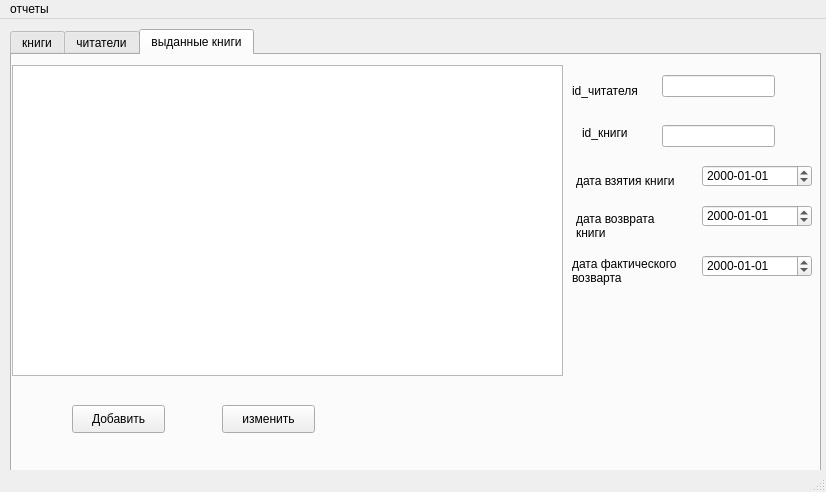
<?xml version="1.0" encoding="UTF-8"?>
<ui version="4.0">
 <class>MainWindow</class>
 <widget class="QMainWindow" name="MainWindow">
  <property name="geometry">
   <rect>
    <x>0</x>
    <y>0</y>
    <width>826</width>
    <height>492</height>
   </rect>
  </property>
  <property name="windowTitle">
   <string>MainWindow</string>
  </property>
  <widget class="QWidget" name="centralwidget">
   <widget class="QTabWidget" name="tabWidget">
    <property name="geometry">
     <rect>
      <x>10</x>
      <y>10</y>
      <width>811</width>
      <height>451</height>
     </rect>
    </property>
    <property name="currentIndex">
     <number>2</number>
    </property>
    <widget class="QWidget" name="books">
     <attribute name="title">
      <string>книги</string>
     </attribute>
     <widget class="QPushButton" name="pushButton">
      <property name="geometry">
       <rect>
        <x>50</x>
        <y>340</y>
        <width>93</width>
        <height>28</height>
       </rect>
      </property>
      <property name="text">
       <string>Добавить</string>
      </property>
     </widget>
     <widget class="QPushButton" name="pushButton_3">
      <property name="geometry">
       <rect>
        <x>330</x>
        <y>340</y>
        <width>93</width>
        <height>28</height>
       </rect>
      </property>
      <property name="text">
       <string>Изменить</string>
      </property>
     </widget>
     <widget class="QPushButton" name="pushButton_2">
      <property name="geometry">
       <rect>
        <x>200</x>
        <y>340</y>
        <width>93</width>
        <height>28</height>
       </rect>
      </property>
      <property name="text">
       <string>Удалить</string>
      </property>
     </widget>
     <widget class="QLabel" name="label">
      <property name="geometry">
       <rect>
        <x>580</x>
        <y>10</y>
        <width>55</width>
        <height>16</height>
       </rect>
      </property>
      <property name="text">
       <string>имя</string>
      </property>
     </widget>
     <widget class="QLineEdit" name="lineEdit">
      <property name="geometry">
       <rect>
        <x>650</x>
        <y>10</y>
        <width>113</width>
        <height>22</height>
       </rect>
      </property>
     </widget>
     <widget class="QLineEdit" name="lineEdit_2">
      <property name="geometry">
       <rect>
        <x>650</x>
        <y>60</y>
        <width>113</width>
        <height>22</height>
       </rect>
      </property>
     </widget>
     <widget class="QLabel" name="label_2">
      <property name="geometry">
       <rect>
        <x>580</x>
        <y>60</y>
        <width>55</width>
        <height>16</height>
       </rect>
      </property>
      <property name="text">
       <string>автор</string>
      </property>
     </widget>
     <widget class="QCheckBox" name="checkBox">
      <property name="geometry">
       <rect>
        <x>600</x>
        <y>150</y>
        <width>141</width>
        <height>20</height>
       </rect>
      </property>
      <property name="text">
       <string>в библиотеке ?</string>
      </property>
      <property name="checkable">
       <bool>true</bool>
      </property>
      <property name="checked">
       <bool>false</bool>
      </property>
     </widget>
     <widget class="QTableWidget" name="tableWidget">
      <property name="geometry">
       <rect>
        <x>10</x>
        <y>10</y>
        <width>551</width>
        <height>311</height>
       </rect>
      </property>
     </widget>
     <widget class="QLabel" name="label_3">
      <property name="geometry">
       <rect>
        <x>580</x>
        <y>100</y>
        <width>55</width>
        <height>16</height>
       </rect>
      </property>
      <property name="text">
       <string>жанр</string>
      </property>
     </widget>
     <widget class="QLineEdit" name="lineEdit_4">
      <property name="geometry">
       <rect>
        <x>650</x>
        <y>100</y>
        <width>113</width>
        <height>22</height>
       </rect>
      </property>
     </widget>
    </widget>
    <widget class="QWidget" name="readers">
     <attribute name="title">
      <string>читатели</string>
     </attribute>
     <widget class="QPushButton" name="pushButton_7">
      <property name="geometry">
       <rect>
        <x>200</x>
        <y>340</y>
        <width>93</width>
        <height>28</height>
       </rect>
      </property>
      <property name="text">
       <string>Удалить</string>
      </property>
     </widget>
     <widget class="QPushButton" name="pushButton_8">
      <property name="geometry">
       <rect>
        <x>50</x>
        <y>340</y>
        <width>93</width>
        <height>28</height>
       </rect>
      </property>
      <property name="text">
       <string>Добавить</string>
      </property>
     </widget>
     <widget class="QPushButton" name="pushButton_9">
      <property name="geometry">
       <rect>
        <x>330</x>
        <y>340</y>
        <width>93</width>
        <height>28</height>
       </rect>
      </property>
      <property name="text">
       <string>Изменить</string>
      </property>
     </widget>
     <widget class="QLineEdit" name="lineEdit_3">
      <property name="geometry">
       <rect>
        <x>650</x>
        <y>20</y>
        <width>113</width>
        <height>22</height>
       </rect>
      </property>
     </widget>
     <widget class="QLabel" name="label_5">
      <property name="geometry">
       <rect>
        <x>580</x>
        <y>20</y>
        <width>55</width>
        <height>16</height>
       </rect>
      </property>
      <property name="text">
       <string>имя</string>
      </property>
     </widget>
     <widget class="QLabel" name="label_6">
      <property name="geometry">
       <rect>
        <x>580</x>
        <y>70</y>
        <width>55</width>
        <height>16</height>
       </rect>
      </property>
      <property name="text">
       <string>адрес</string>
      </property>
     </widget>
     <widget class="QLineEdit" name="lineEdit_7">
      <property name="geometry">
       <rect>
        <x>650</x>
        <y>70</y>
        <width>113</width>
        <height>22</height>
       </rect>
      </property>
     </widget>
     <widget class="QLabel" name="label_7">
      <property name="geometry">
       <rect>
        <x>580</x>
        <y>110</y>
        <width>55</width>
        <height>16</height>
       </rect>
      </property>
      <property name="text">
       <string>телефон</string>
      </property>
     </widget>
     <widget class="QLineEdit" name="lineEdit_8">
      <property name="geometry">
       <rect>
        <x>650</x>
        <y>110</y>
        <width>113</width>
        <height>22</height>
       </rect>
      </property>
     </widget>
     <widget class="QTableWidget" name="tableWidget_2">
      <property name="geometry">
       <rect>
        <x>10</x>
        <y>10</y>
        <width>551</width>
        <height>311</height>
       </rect>
      </property>
     </widget>
    </widget>
    <widget class="QWidget" name="lending_books">
     <attribute name="title">
      <string>выданные книги</string>
     </attribute>
     <widget class="QTableWidget" name="tableWidget_3">
      <property name="geometry">
       <rect>
        <x>0</x>
        <y>10</y>
        <width>551</width>
        <height>311</height>
       </rect>
      </property>
     </widget>
     <widget class="QPushButton" name="pushButton_10">
      <property name="geometry">
       <rect>
        <x>60</x>
        <y>350</y>
        <width>93</width>
        <height>28</height>
       </rect>
      </property>
      <property name="text">
       <string>Добавить</string>
      </property>
     </widget>
     <widget class="QPushButton" name="pushButton_11">
      <property name="geometry">
       <rect>
        <x>210</x>
        <y>350</y>
        <width>93</width>
        <height>28</height>
       </rect>
      </property>
      <property name="text">
       <string>изменить</string>
      </property>
     </widget>
     <widget class="QLabel" name="label_8">
      <property name="geometry">
       <rect>
        <x>570</x>
        <y>70</y>
        <width>55</width>
        <height>16</height>
       </rect>
      </property>
      <property name="text">
       <string>id_книги</string>
      </property>
     </widget>
     <widget class="QLineEdit" name="lineEdit_5">
      <property name="geometry">
       <rect>
        <x>650</x>
        <y>20</y>
        <width>113</width>
        <height>22</height>
       </rect>
      </property>
     </widget>
     <widget class="QLabel" name="label_9">
      <property name="geometry">
       <rect>
        <x>560</x>
        <y>20</y>
        <width>81</width>
        <height>31</height>
       </rect>
      </property>
      <property name="text">
       <string>id_читателя</string>
      </property>
     </widget>
     <widget class="QLineEdit" name="lineEdit_10">
      <property name="geometry">
       <rect>
        <x>650</x>
        <y>70</y>
        <width>113</width>
        <height>22</height>
       </rect>
      </property>
     </widget>
     <widget class="QLabel" name="label_10">
      <property name="geometry">
       <rect>
        <x>564</x>
        <y>100</y>
        <width>111</width>
        <height>51</height>
       </rect>
      </property>
      <property name="text">
       <string>дата взятия книги</string>
      </property>
     </widget>
     <widget class="QDateEdit" name="dateEdit">
      <property name="geometry">
       <rect>
        <x>690</x>
        <y>110</y>
        <width>110</width>
        <height>22</height>
       </rect>
      </property>
      <property name="displayFormat">
       <string>yyyy-dd-MM</string>
      </property>
     </widget>
     <widget class="QLabel" name="label_11">
      <property name="geometry">
       <rect>
        <x>564</x>
        <y>150</y>
        <width>111</width>
        <height>41</height>
       </rect>
      </property>
      <property name="text">
       <string>дата возврата книги</string>
      </property>
      <property name="wordWrap">
       <bool>true</bool>
      </property>
     </widget>
     <widget class="QLabel" name="label_12">
      <property name="geometry">
       <rect>
        <x>560</x>
        <y>190</y>
        <width>121</width>
        <height>51</height>
       </rect>
      </property>
      <property name="text">
       <string>дата фактического возварта</string>
      </property>
      <property name="wordWrap">
       <bool>true</bool>
      </property>
     </widget>
     <widget class="QDateEdit" name="dateEdit_2">
      <property name="geometry">
       <rect>
        <x>690</x>
        <y>150</y>
        <width>110</width>
        <height>22</height>
       </rect>
      </property>
      <property name="displayFormat">
       <string>yyyy-dd-MM</string>
      </property>
     </widget>
     <widget class="QDateEdit" name="dateEdit_3">
      <property name="geometry">
       <rect>
        <x>690</x>
        <y>200</y>
        <width>110</width>
        <height>22</height>
       </rect>
      </property>
      <property name="displayFormat">
       <string>yyyy-dd-MM</string>
      </property>
     </widget>
    </widget>
   </widget>
  </widget>
  <widget class="QMenuBar" name="menubar">
   <property name="geometry">
    <rect>
     <x>0</x>
     <y>0</y>
     <width>826</width>
     <height>26</height>
    </rect>
   </property>
   <widget class="QMenu" name="menu">
    <property name="title">
     <string>отчеты</string>
    </property>
    <addaction name="action"/>
    <addaction name="action_2"/>
    <addaction name="action_3"/>
    <addaction name="action_4"/>
    <addaction name="action_5"/>
    <addaction name="action_6"/>
    <addaction name="action_7"/>
    <addaction name="action_8"/>
   </widget>
   <addaction name="menu"/>
  </widget>
  <widget class="QStatusBar" name="statusbar"/>
  <action name="action">
   <property name="text">
    <string>книги в библиотеке в наличии</string>
   </property>
  </action>
  <action name="action_2">
   <property name="text">
    <string>количество читателей библиотеки</string>
   </property>
  </action>
  <action name="action_3">
   <property name="text">
    <string>кол-во книг взятых читателем за все время</string>
   </property>
  </action>
  <action name="action_4">
   <property name="text">
    <string>кол-во книг взятых читетелем в текущее время</string>
   </property>
  </action>
  <action name="action_5">
   <property name="text">
    <string>дата последнего посещения читателем библиотеки</string>
   </property>
  </action>
  <action name="action_6">
   <property name="text">
    <string>самый читаемый автор</string>
   </property>
  </action>
  <action name="action_7">
   <property name="text">
    <string>самые предпочитаемые жанры</string>
   </property>
  </action>
  <action name="action_8">
   <property name="text">
    <string>любимый жанр каждого читателя</string>
   </property>
  </action>
 </widget>
 <resources/>
 <connections/>
</ui>
